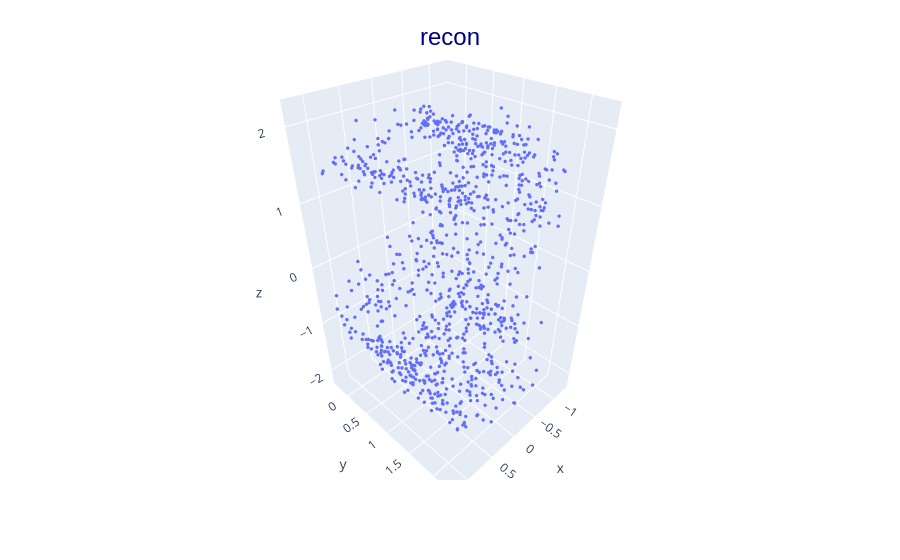
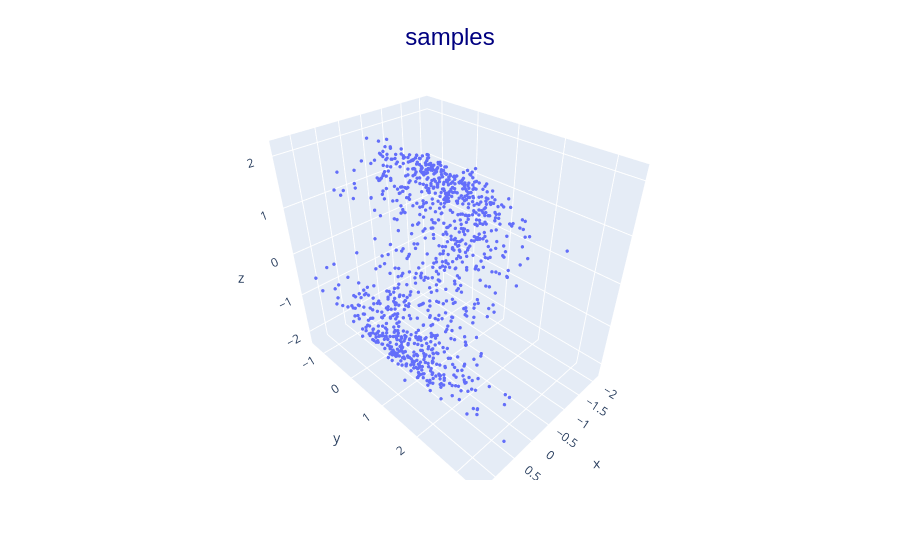

Here is the notebook cell these charts were saved with, in order:
### Code cell
plot_vae(global_vae, sub_key, False)

### Figure 1 — Plotly figure (JSON) as saved in the notebook; plotly's stock layout.template omitted (floating-point values rounded to 4 significant figures; data arrays with more than 128 entries replaced by an {"elided": "..."} marker saying what was removed)
{"data": [{"hovertemplate": "x=%{x}<br>y=%{y}<br>z=%{z}<extra></extra>", "legendgroup": "", "marker": {"color": "#636efa", "size": 2, "symbol": "circle"}, "mode": "markers", "name": "", "scene": "scene", "showlegend": false, "type": "scatter3d", "x": {"elided": "1000 float values"}, "y": {"elided": "1000 float values"}, "z": {"elided": "1000 float values"}}], "layout": {"legend": {"tracegroupgap": 0}, "margin": {"t": 60}, "scene": {"domain": {"x": [0, 1], "y": [0, 1]}, "xaxis": {"title": {"text": "x"}}, "yaxis": {"title": {"text": "y"}}, "zaxis": {"title": {"text": "z"}}}, "title": {"font": {"color": "navy", "family": "Arial", "size": 24}, "text": "recon", "x": 0.5, "y": 0.95}}}

### Figure 2 — Plotly figure (JSON) as saved in the notebook; plotly's stock layout.template omitted (floating-point values rounded to 4 significant figures; data arrays with more than 128 entries replaced by an {"elided": "..."} marker saying what was removed)
{"data": [{"hovertemplate": "x=%{x}<br>y=%{y}<br>z=%{z}<extra></extra>", "legendgroup": "", "marker": {"color": "#636efa", "size": 2, "symbol": "circle"}, "mode": "markers", "name": "", "scene": "scene", "showlegend": false, "type": "scatter3d", "x": {"elided": "1000 float values"}, "y": {"elided": "1000 float values"}, "z": {"elided": "1000 float values"}}], "layout": {"legend": {"tracegroupgap": 0}, "margin": {"t": 60}, "scene": {"domain": {"x": [0, 1], "y": [0, 1]}, "xaxis": {"title": {"text": "x"}}, "yaxis": {"title": {"text": "y"}}, "zaxis": {"title": {"text": "z"}}}, "title": {"font": {"color": "navy", "family": "Arial", "size": 24}, "text": "samples", "x": 0.5, "y": 0.95}}}
